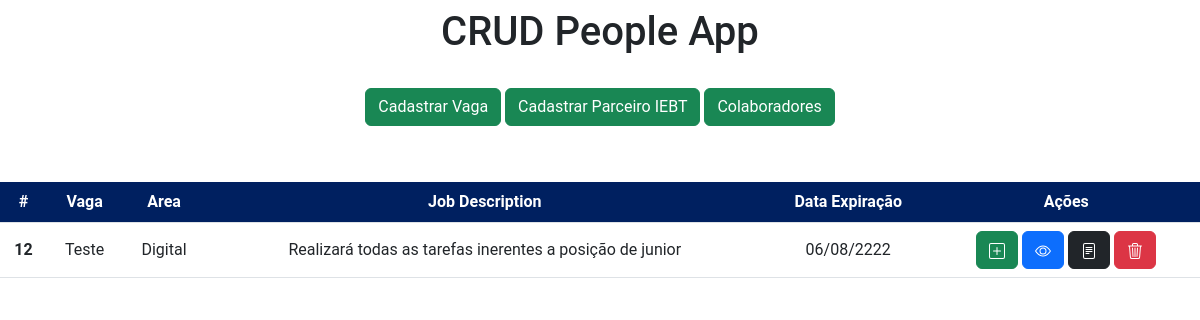
The page / on the database its author committed.
### app/models.py (models this page shows, shortened)
class Vagas(models.Model):
    vaga = models.CharField(max_length=150)
    area = models.ForeignKey(Areas, null=True, blank=True, related_name='areas_vagas', on_delete=deletion.DO_NOTHING)
    description = models.CharField(max_length=8000)
    data = models.DateField("%d/%m/%Y", auto_now_add=False, auto_now=False, blank=True)

class Areas(models.Model):
    area = models.CharField(max_length=150)
    def __str__(self):
        return self.area

### app/views.py (the view)
# urls.py: 2. Add a URL to urlpatterns:  path('', views.home, name='home')
def home(request):
    data = {}
    data['db'] = Vagas.objects.all()
    return render(request, 'index.html', data)

### app/templates/index.html (shortened to what this page needs)
<!DOCTYPE html>
<html lang="pt-br">
<head>
  <link href="https://cdn.jsdelivr.net/npm/bootstrap@5.2.0-beta1/dist/css/bootstrap.min.css" rel="stylesheet"
>
</head>
<body>
  <div class="col- m-auto pt-2 pb-2 text-center">
    <h1>CRUD People App</h1>
  </div>
  <div class="col- m-auto pt-3 pb-2 text-center">
    <a href="/form" class="btn btn-success">Cadastrar Vaga</a>
    <a href="/Cadastro_Parceiros" class="btn btn-success">Cadastrar Parceiro IEBT</a>
    <a href="/View_Colaboradores" class="btn btn-success">Colaboradores</a>
  </div>
  <div class="col- m-auto pt-3 pb-2 text-center"></div>
  <div class="col-12 m-auto pt-4 pb-2 text-center">
    <table class="table">
      <thead class="thead-dark">
        <tr>
          <th scope="col">#</th>
          <th scope="col">Vaga</th>
          <th scope="col">Area</th>
          <th scope="col">Job Description</th>
          <th scope="col">Data Expiração</th>
          <th scope="col">Ações</th>
        </tr>
      </thead>
      <tbody>
        {% for dbs in db %}
        <tr>
          <th>{{dbs.id}}</th>
          <td>{{dbs.vaga}}</td>
          <td>{{dbs.area}}</td>
          <td class="description">{{dbs.description}}</td>
          <td id="dateField">{{dbs.data | date:"d/m/yy"}}</td>
          <td>
            <div class="btn-layouts">
              <a  href="/add/{{dbs.id}}" class="btn btn-success" data-toggle="tooltip" data-placement="bottom"
                title="Adicionar Candidato"></a>
              <a href="/view/{{dbs.id}}" class="btn btn-primary" data-toggle="tooltip" data-placement="bottom"
                title="Visualizar Candidatos"></a>
              <a href="/edit/{{dbs.id}}" class="btn btn-dark" data-toggle="tooltip" data-placement="bottom"
                title="Editar Vaga"></a>
              <a href="/delete/{{dbs.id}}" class="btn btn-danger btnDel" data-toggle="tooltip" data-placement="bottom"
                title="Excluir Vaga"></a>
            </div>
          </td>
        </tr>
        {% endfor %}
      </tbody>
    </table>
  </div>
  {% load static %}
</body>
</html>

### app/templates/index.html (style rules this page uses)
body { font-family: sans-serif; font-family: roboto; }
thead { color: white; background-color: #002060; text-align: center; }
tr { vertical-align: middle; }
.description { text-align: center; }
.btn-layouts { height: auto; width: auto; text-decoration: solid; }

### rows shown on the page
Vagas: id "12", vaga "Teste", area "Digital", description "Realizará todas as tarefas inerentes a posição de junior", data "06/08/2222"
